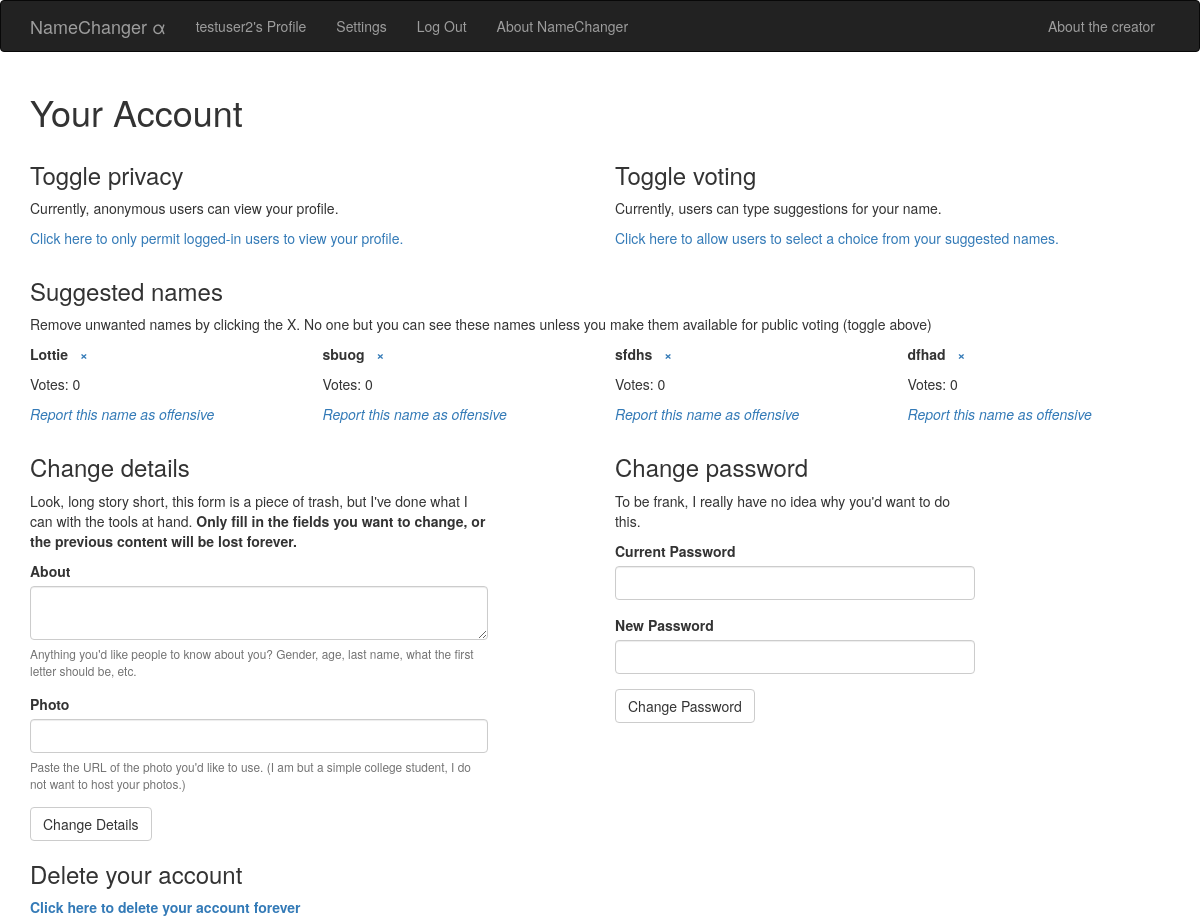
/profile/ (signed in), run on the app's committed database.
### app/models.py (models this page shows, shortened)
class User(db.Model):
    __tablename__ = 'user'
    id = db.Column(db.Integer, primary_key=True)
    flags = db.Column(db.Integer)
    active = db.Column(db.Boolean)
    authenticated = db.Column(db.Boolean)
    anonymous = db.Column(db.Boolean)
    username = db.Column(db.String(32))
    password = db.Column(db.String(128))
    photo_url = db.Column(db.String(256))
    suggestions = db.Column(db.Boolean)
    about = db.Column(db.String(1024))  # for gender, age, what type of name sought, any misc. info
    private = db.Column(db.Boolean)
    def get_id(self):
        return self.id

class Name(db.Model):
    __tablename__ = 'name'
    id = db.Column(db.Integer, primary_key=True)
    name = db.Column(db.String)
    score = db.Column(db.Integer)
    userID = db.Column(db.Integer, db.ForeignKey('user.id'))
    user = db.relationship('User', foreign_keys=[userID])
    suggesterID = db.Column(db.Integer, db.ForeignKey('user.id'))
    suggester = db.relationship('User', foreign_keys=[suggesterID])

### app/views.py (the view, shortened to what this page needs)
@app.route('/profile/', methods=('GET', 'POST'))
@login_required
def private_profile():
    names = Name.query.filter_by(userID=current_user.get_id()).all()
    form_d = ChangeDetailsForm(csrf_enabled=False)
    form_p = ChangePasswordForm()
    return render_template("profile.html", names=names, form_d=form_d, form_p=form_p)

### app/forms.py
class ChangeDetailsForm(Form):
    about = TextAreaField("About", description="Anything you'd like people to know about you? Gender, age, last name, "
                                               "what the first letter should be, etc.")
    url = StringField("Photo", description="Paste the URL of the photo you'd like to use. (I am but a simple college "
                                           "student, I do not want to host your photos.)")
    submit_d = SubmitField("Change Details")

class ChangePasswordForm(Form):
    current_password = PasswordField("Current Password", validators=[validators.required()])
    new_password = PasswordField("New Password", validators=[validators.required(), validators.length(min=6, max=48)])
    submit_p = SubmitField("Change Password")

### app/views.py (called while the page is built)
@login_manager.user_loader
def load_user(user_id):
    return User.query.get(user_id)

### templates/profile.html (shortened to what this page needs)
{% extends "base.html" %}
{% import "bootstrap/wtf.html" as wtf %}
{% block page_content %}
    <h1>Your Account</h1>
    <div class="row">
        <div class="col-md-6">
            <h3>Toggle privacy</h3>
            {% if current_user.private %}
                <p id="current_privacy">Currently, only logged-in users can view your profile.</p>
                <p><a id="toggle_privacy">
                    Click here to allow anonymous users to view your profile as well.
                </a></p>
            {% else %}
                <p id="current_privacy">Currently, anonymous users can view your profile.</p>
                <p><a id="toggle_privacy">
                    Click here to only permit logged-in users to view your profile.
                </a></p>
            {% endif %}
        </div>
        <div class="col-md-6">
            <h3>Toggle voting</h3>
            {% if current_user.suggestions %}
                <p id="toggle_status">Currently, users can type suggestions for your name.</p>
                <p><a id="toggle_suggestions">
                    Click here to allow users to select a choice from your suggested names.
                </a></p>
            {% else %}
                <p id="toggle_status">Currently, users can select a choice from your suggested names.</p>
                <p><a id="toggle_suggestions">
                    Click here to allow users to type suggestions for your name.
                </a></p>
            {% endif %}
        </div>
    </div>
    <h3>Suggested names</h3>
    <p>Remove unwanted names by clicking the X. No one but you can see these names unless you make them available for public voting (toggle above)</p>
    <div class="row">
        {% if names == [] %}
        <p><i>You don't have any names yet! You can suggest some for yourself on your profile if you're feeling particularly desperate.</i></p>
        {% else %}
            {% for n in names %}
                <div class="col-md-3 col-sm-6" id="{{ n.id }}">
                    <p><b>{{ n.name }} &nbsp; <a class="delete" id="delete-{{ n.id }}">&times;</a></b></p>
                    <p>Votes: {{ n.score }}</p>
                    <p><a class="report" id="report-{{ n.id }}"><i>Report this name as offensive</i></a></p>
                </div>
            {% endfor %}
        {% endif %}
    </div>
    <div class="row">
        <div class="col-md-5">
            <h3>Change details</h3>
            <p>Look, long story short, this form is a piece of trash, but I've done what I can with the tools at hand.
                <b>Only fill in the fields you want to change, or the previous content will be lost forever.</b></p>
            {{ wtf.quick_form(form_d) }}
        </div>
        <div class="col-md-4 col-md-offset-1">
            <h3>Change password</h3>
            <p>To be frank, I really have no idea why you'd want to do this.</p>
            {{ wtf.quick_form(form_p) }}
        </div>
    </div>
    <h3>Delete your account</h3>
    <p><a href="{{ url_for('delete_account') }}"><b>Click here to delete your account forever</b></a></p>
{% endblock %}

### templates/base.html (shortened to what this page needs)
{% extends "bootstrap/base.html" %}
{% block styles %}
    {{ super() }}
    <link href="{{ url_for('static', filename='index.css') }}" rel="stylesheet" type="text/css">
{% endblock %}
{% block navbar %}
<div class="navbar navbar-inverse" role="navigation">
    <div class="container">
        <div class="navbar-header">
            <a class="navbar-brand" href="/">NameChanger &alpha;</a>
        </div>
        <div class="navbar-collapse collapse">
            <ul class="nav navbar-nav">
                {% if current_user.is_active %}
                    <li><a href="{{ url_for('public_profile', name=current_user.username) }}">{{ current_user.username }}'s Profile</a></li>
                    <li><a href="{{ url_for('private_profile') }}">Settings</a></li>
                    <li><a href="{{ url_for('logout') }}">Log Out</a></li>
                {% else %}
                    <li><a href="{{ url_for('signin') }}">Sign In</a></li>
                {% endif %}
                    <li><a href="{{ url_for('about') }}">About NameChanger</a></li>
            </ul>
            <ul class="nav navbar-nav navbar-right">
                <li>
                    <a data-toggle="modal" data-target="#author">
                        About the creator
                    </a>
                </li>
            </ul>
        </div>
    </div>
</div>
{% endblock %}
{% block content %}
<div class="container height">
    {% block page_content %}{% endblock %}
</div>
{% endblock %}

### static/index.css (style rules this page uses)
body, html { height: 100%; }
.height { height: 85%; }

### data on the page
User: username "testuser2"
Name: name "Lottie", score "0"
Name: name "sbuog", score "0"
Name: name "sfdhs", score "0"
Name: name "dfhad", score "0"
